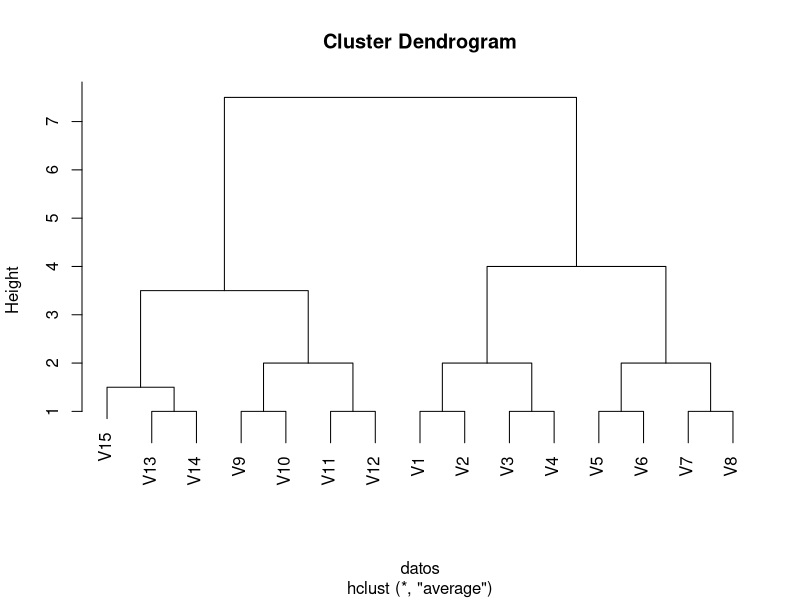

Here is the R script that generated this plot:

t<-0:14
datos<-toeplitz(t)
datos<-as.data.frame(datos)
labels(datos,c("uno", "dos", "tres", "cuatro", "cinco", "seis", "siete", "ocho", "nueve", "diez", "once", "doce", "trece", "catorce", "quince"))
datos<-as.dist(datos)
x<-hclust(datos,method="average")
plot(x, labels = NULL, hang = 0.1, check = TRUE,
     axes = TRUE, frame.plot = FALSE, ann = TRUE,
     main = "Cluster Dendrogram")

